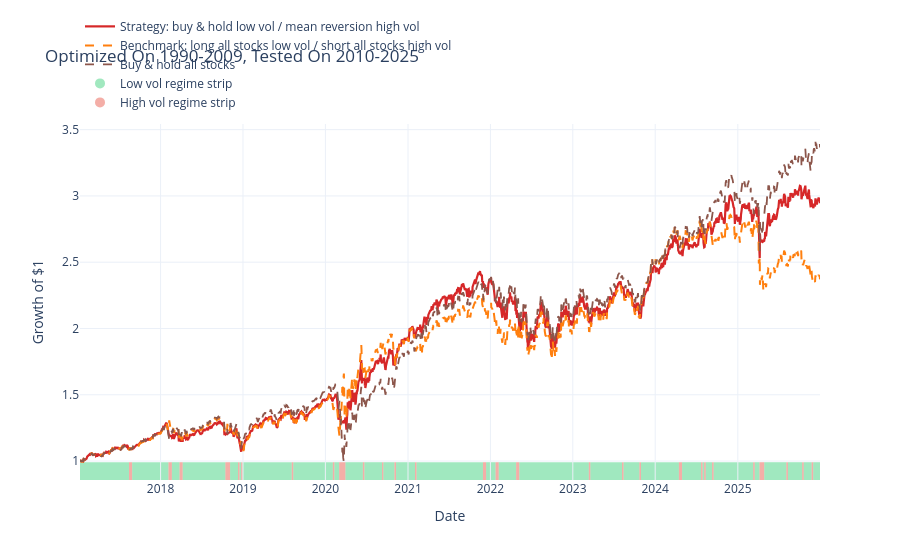
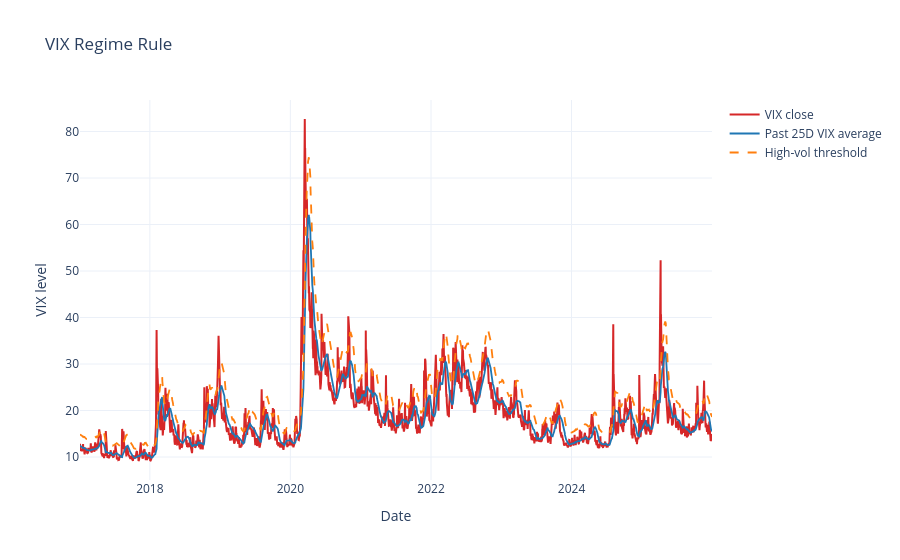
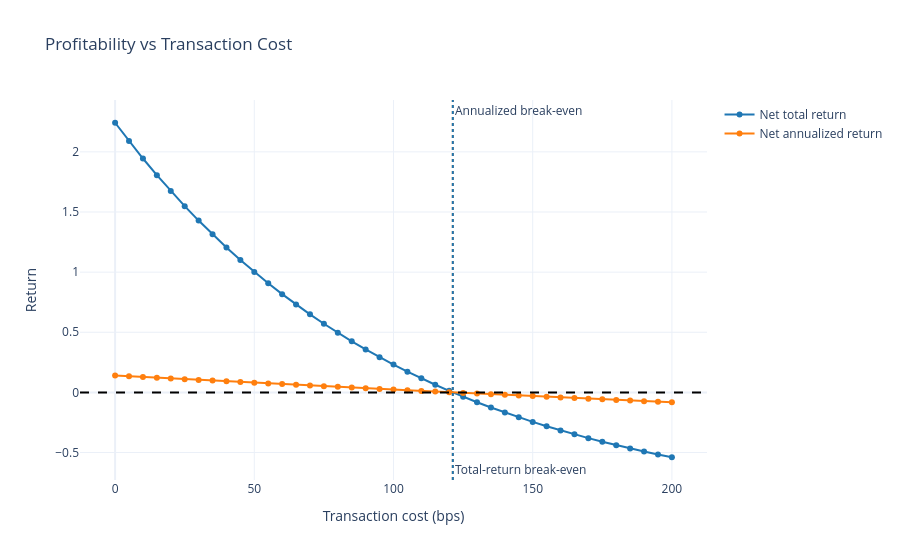

The code cell stored with these charts, in order, in its notebook:
### Code cell
all_stocks_strategy = result["backtest"]["Cum_Net_Strategy"].dropna()
all_stocks_long_short_benchmark = result["all_stocks_long_short_benchmark_backtest"]["Cum_Net_Strategy"].dropna()
buy_hold_all_stocks = result["backtest"]["Cum_Buy_Hold_All_Stocks"].dropna()
regime_series = result["backtest"]["Live_Regime"].dropna()

performance_fig = go.Figure()
performance_fig.add_trace(go.Scatter(x=all_stocks_strategy.index, y=all_stocks_strategy, mode="lines", name="Strategy: buy & hold low vol / mean reversion high vol", line=dict(color="#d62728", width=2.2)))
performance_fig.add_trace(go.Scatter(x=all_stocks_long_short_benchmark.index, y=all_stocks_long_short_benchmark, mode="lines", name="Benchmark: long all stocks low vol / short all stocks high vol", line=dict(color="#ff7f0e", width=2.0, dash="dash")))
performance_fig.add_trace(go.Scatter(x=buy_hold_all_stocks.index, y=buy_hold_all_stocks, mode="lines", name="Buy & hold all stocks", line=dict(color="#8c564b", width=1.8, dash="dash")))
performance_fig.add_trace(go.Scatter(x=[None], y=[None], mode="markers", marker=dict(size=10, color="rgba(46, 204, 113, 0.45)"), name="Low vol regime strip"))
performance_fig.add_trace(go.Scatter(x=[None], y=[None], mode="markers", marker=dict(size=10, color="rgba(231, 76, 60, 0.45)"), name="High vol regime strip"))

def add_regime_strip(figure, regimes):
    if regimes.empty:
        return
    interval_start = regimes.index[0]
    current_regime = regimes.iloc[0]
    for timestamp, regime in regimes.iloc[1:].items():
        if regime != current_regime:
            figure.add_shape(
                type="rect",
                x0=interval_start,
                x1=timestamp,
                xref="x",
                fillcolor="rgba(46, 204, 113, 0.45)" if current_regime == "low_vol" else "rgba(231, 76, 60, 0.45)",
                line_width=0,
                layer="below",
                y0=0.0,
                y1=0.05,
                yref="paper",
            )
            interval_start = timestamp
            current_regime = regime
    figure.add_shape(
        type="rect",
        x0=interval_start,
        x1=regimes.index[-1],
        xref="x",
        fillcolor="rgba(46, 204, 113, 0.45)" if current_regime == "low_vol" else "rgba(231, 76, 60, 0.45)",
        line_width=0,
        layer="below",
        y0=0.0,
        y1=0.05,
        yref="paper",
    )

add_regime_strip(performance_fig, regime_series)
performance_fig.update_layout(
    title="Optimized On 1990-2009, Tested On 2010-2025",
    xaxis_title="Date",
    yaxis_title="Growth of $1",
    template="plotly_white",
    hovermode="x unified",
    legend=dict(orientation="h", yanchor="bottom", y=1.02, xanchor="left", x=0.0),
)
performance_fig.show()

vix_plot = result["regime_decisions"][["VIX_Close", "VIX_Past_25D_Average", "VIX_High_Vol_Threshold"]].dropna()
vix_fig = go.Figure()
vix_fig.add_trace(go.Scatter(
    x=vix_plot.index,
    y=vix_plot["VIX_Close"],
    mode="lines",
    name="VIX close",
    line=dict(color="#d62728", width=2),
))
vix_fig.add_trace(go.Scatter(
    x=vix_plot.index,
    y=vix_plot["VIX_Past_25D_Average"],
    mode="lines",
    name="Past 25D VIX average",
    line=dict(color="#1f77b4", width=1.8),
))
vix_fig.add_trace(go.Scatter(
    x=vix_plot.index,
    y=vix_plot["VIX_High_Vol_Threshold"],
    mode="lines",
    name="High-vol threshold",
    line=dict(color="#ff7f0e", width=1.8, dash="dash"),
))
vix_fig.update_layout(
    title="VIX Regime Rule",
    xaxis_title="Date",
    yaxis_title="VIX level",
    template="plotly_white",
    hovermode="x unified",
)
vix_fig.show()

cost_sweep = result["transaction_cost_sweep"].copy()
cost_fig = go.Figure()
cost_fig.add_trace(go.Scatter(x=cost_sweep["Transaction_Cost_Bps"], y=cost_sweep["Net_Total_Return"], mode="lines+markers", name="Net total return", line=dict(color="#1f77b4", width=2)))
cost_fig.add_trace(go.Scatter(x=cost_sweep["Transaction_Cost_Bps"], y=cost_sweep["Net_Annualized_Return"], mode="lines+markers", name="Net annualized return", line=dict(color="#ff7f0e", width=2)))
cost_fig.add_hline(y=0.0, line_dash="dash", line_color="black")

annualized_break_even = result["break_even_costs"].get("Break_Even_Cost_Bps_Annualized_Return")
if pd.notna(annualized_break_even):
    cost_fig.add_vline(x=float(annualized_break_even), line_dash="dot", line_color="#ff7f0e", annotation_text="Annualized break-even", annotation_position="top right")

total_return_break_even = result["break_even_costs"].get("Break_Even_Cost_Bps_Total_Return")
if pd.notna(total_return_break_even):
    cost_fig.add_vline(x=float(total_return_break_even), line_dash="dot", line_color="#1f77b4", annotation_text="Total-return break-even", annotation_position="bottom right")

cost_fig.update_layout(
    title="Profitability vs Transaction Cost",
    xaxis_title="Transaction cost (bps)",
    yaxis_title="Return",
    template="plotly_white",
    hovermode="x unified",
)
cost_fig.show()

### Figure 1 — Plotly figure (JSON) as saved in the notebook; plotly's stock layout.template omitted (floating-point values rounded to 4 significant figures; data arrays with more than 128 entries replaced by an {"elided": "..."} marker saying what was removed)
{"data": [{"line": {"color": "#d62728", "width": 2.2}, "mode": "lines", "name": "Strategy: buy & hold low vol / mean reversion high vol", "type": "scatter", "x": {"elided": "2258 str values"}, "y": {"elided": "2258 float values"}}, {"line": {"color": "#ff7f0e", "dash": "dash", "width": 2}, "mode": "lines", "name": "Benchmark: long all stocks low vol / short all stocks high vol", "type": "scatter", "x": {"elided": "2258 str values"}, "y": {"elided": "2258 float values"}}, {"line": {"color": "#8c564b", "dash": "dash", "width": 1.8}, "mode": "lines", "name": "Buy & hold all stocks", "type": "scatter", "x": {"elided": "2258 str values"}, "y": {"elided": "2258 float values"}}, {"marker": {"color": "rgba(46, 204, 113, 0.45)", "size": 10}, "mode": "markers", "name": "Low vol regime strip", "type": "scatter", "x": [null], "y": [null]}, {"marker": {"color": "rgba(231, 76, 60, 0.45)", "size": 10}, "mode": "markers", "name": "High vol regime strip", "type": "scatter", "x": [null], "y": [null]}], "layout": {"hovermode": "x unified", "legend": {"orientation": "h", "x": 0, "xanchor": "left", "y": 1.02, "yanchor": "bottom"}, "shapes": [{"fillcolor": "rgba(46, 204, 113, 0.45)", "layer": "below", "line": {"width": 0}, "type": "rect", "x0": "2017-01-09T00:00:00", "x1": "2017-08-14T00:00:00", "xref": "x", "y0": 0, "y1": 0.05, "yref": "paper"}, {"fillcolor": "rgba(231, 76, 60, 0.45)", "layer": "below", "line": {"width": 0}, "type": "rect", "x0": "2017-08-14T00:00:00", "x1": "2017-08-28T00:00:00", "xref": "x", "y0": 0, "y1": 0.05, "yref": "paper"}, {"fillcolor": "rgba(46, 204, 113, 0.45)", "layer": "below", "line": {"width": 0}, "type": "rect", "x0": "2017-08-28T00:00:00", "x1": "2018-02-05T00:00:00", "xref": "x", "y0": 0, "y1": 0.05, "yref": "paper"}, {"fillcolor": "rgba(231, 76, 60, 0.45)", "layer": "below", "line": {"width": 0}, "type": "rect", "x0": "2018-02-05T00:00:00", "x1": "2018-02-20T00:00:00", "xref": "x", "y0": 0, "y1": 0.05, "yref": "paper"}, {"fillcolor": "rgba(46, 204, 113, 0.45)", "layer": "below", "line": {"width": 0}, "type": "rect", "x0": "2018-02-20T00:00:00", "x1": "2018-03-26T00:00:00", "xref": "x", "y0": 0, "y1": 0.05, "yref": "paper"}, {"fillcolor": "rgba(231, 76, 60, 0.45)", "layer": "below", "line": {"width": 0}, "type": "rect", "x0": "2018-03-26T00:00:00", "x1": "2018-04-09T00:00:00", "xref": "x", "y0": 0, "y1": 0.05, "yref": "paper"}, {"fillcolor": "rgba(46, 204, 113, 0.45)", "layer": "below", "line": {"width": 0}, "type": "rect", "x0": "2018-04-09T00:00:00", "x1": "2018-10-15T00:00:00", "xref": "x", "y0": 0, "y1": 0.05, "yref": "paper"}, {"fillcolor": "rgba(231, 76, 60, 0.45)", "layer": "below", "line": {"width": 0}, "type": "rect", "x0": "2018-10-15T00:00:00", "x1": "2018-11-05T00:00:00", "xref": "x", "y0": 0, "y1": 0.05, "yref": "paper"}, {"fillcolor": "rgba(46, 204, 113, 0.45)", "layer": "below", "line": {"width": 0}, "type": "rect", "x0": "2018-11-05T00:00:00", "x1": "2018-12-10T00:00:00", "xref": "x", "y0": 0, "y1": 0.05, "yref": "paper"}, {"fillcolor": "rgba(231, 76, 60, 0.45)", "layer": "below", "line": {"width": 0}, "type": "rect", "x0": "2018-12-10T00:00:00", "x1": "2018-12-17T00:00:00", "xref": "x", "y0": 0, "y1": 0.05, "yref": "paper"}, {"fillcolor": "rgba(46, 204, 113, 0.45)", "layer": "below", "line": {"width": 0}, "type": "rect", "x0": "2018-12-17T00:00:00", "x1": "2018-12-24T00:00:00", "xref": "x", "y0": 0, "y1": 0.05, "yref": "paper"}, {"fillcolor": "rgba(231, 76, 60, 0.45)", "layer": "below", "line": {"width": 0}, "type": "rect", "x0": "2018-12-24T00:00:00", "x1": "2018-12-31T00:00:00", "xref": "x", "y0": 0, "y1": 0.05, "yref": "paper"}, {"fillcolor": "rgba(46, 204, 113, 0.45)", "layer": "below", "line": {"width": 0}, "type": "rect", "x0": "2018-12-31T00:00:00", "x1": "2019-08-05T00:00:00", "xref": "x", "y0": 0, "y1": 0.05, "yref": "paper"}, {"fillcolor": "rgba(231, 76, 60, 0.45)", "layer": "below", "line": {"width": 0}, "type": "rect", "x0": "2019-08-05T00:00:00", "x1": "2019-08-12T00:00:00", "xref": "x", "y0": 0, "y1": 0.05, "yref": "paper"}, {"fillcolor": "rgba(46, 204, 113, 0.45)", "layer": "below", "line": {"width": 0}, "type": "rect", "x0": "2019-08-12T00:00:00", "x1": "2020-02-03T00:00:00", "xref": "x", "y0": 0, "y1": 0.05, "yref": "paper"}, {"fillcolor": "rgba(231, 76, 60, 0.45)", "layer": "below", "line": {"width": 0}, "type": "rect", "x0": "2020-02-03T00:00:00", "x1": "2020-02-10T00:00:00", "xref": "x", "y0": 0, "y1": 0.05, "yref": "paper"}, {"fillcolor": "rgba(46, 204, 113, 0.45)", "layer": "below", "line": {"width": 0}, "type": "rect", "x0": "2020-02-10T00:00:00", "x1": "2020-03-02T00:00:00", "xref": "x", "y0": 0, "y1": 0.05, "yref": "paper"}, {"fillcolor": "rgba(231, 76, 60, 0.45)", "layer": "below", "line": {"width": 0}, "type": "rect", "x0": "2020-03-02T00:00:00", "x1": "2020-03-30T00:00:00", "xref": "x", "y0": 0, "y1": 0.05, "yref": "paper"}, {"fillcolor": "rgba(46, 204, 113, 0.45)", "layer": "below", "line": {"width": 0}, "type": "rect", "x0": "2020-03-30T00:00:00", "x1": "2020-06-15T00:00:00", "xref": "x", "y0": 0, "y1": 0.05, "yref": "paper"}, {"fillcolor": "rgba(231, 76, 60, 0.45)", "layer": "below", "line": {"width": 0}, "type": "rect", "x0": "2020-06-15T00:00:00", "x1": "2020-06-22T00:00:00", "xref": "x", "y0": 0, "y1": 0.05, "yref": "paper"}, {"fillcolor": "rgba(46, 204, 113, 0.45)", "layer": "below", "line": {"width": 0}, "type": "rect", "x0": "2020-06-22T00:00:00", "x1": "2020-09-08T00:00:00", "xref": "x", "y0": 0, "y1": 0.05, "yref": "paper"}, {"fillcolor": "rgba(231, 76, 60, 0.45)", "layer": "below", "line": {"width": 0}, "type": "rect", "x0": "2020-09-08T00:00:00", "x1": "2020-09-14T00:00:00", "xref": "x", "y0": 0, "y1": 0.05, "yref": "paper"}, {"fillcolor": "rgba(46, 204, 113, 0.45)", "layer": "below", "line": {"width": 0}, "type": "rect", "x0": "2020-09-14T00:00:00", "x1": "2020-11-02T00:00:00", "xref": "x", "y0": 0, "y1": 0.05, "yref": "paper"}, {"fillcolor": "rgba(231, 76, 60, 0.45)", "layer": "below", "line": {"width": 0}, "type": "rect", "x0": "2020-11-02T00:00:00", "x1": "2020-11-09T00:00:00", "xref": "x", "y0": 0, "y1": 0.05, "yref": "paper"}, {"fillcolor": "rgba(46, 204, 113, 0.45)", "layer": "below", "line": {"width": 0}, "type": "rect", "x0": "2020-11-09T00:00:00", "x1": "2021-02-01T00:00:00", "xref": "x", "y0": 0, "y1": 0.05, "yref": "paper"}, {"fillcolor": "rgba(231, 76, 60, 0.45)", "layer": "below", "line": {"width": 0}, "type": "rect", "x0": "2021-02-01T00:00:00", "x1": "2021-02-08T00:00:00", "xref": "x", "y0": 0, "y1": 0.05, "yref": "paper"}, {"fillcolor": "rgba(46, 204, 113, 0.45)", "layer": "below", "line": {"width": 0}, "type": "rect", "x0": "2021-02-08T00:00:00", "x1": "2021-11-29T00:00:00", "xref": "x", "y0": 0, "y1": 0.05, "yref": "paper"}, {"fillcolor": "rgba(231, 76, 60, 0.45)", "layer": "below", "line": {"width": 0}, "type": "rect", "x0": "2021-11-29T00:00:00", "x1": "2021-12-13T00:00:00", "xref": "x", "y0": 0, "y1": 0.05, "yref": "paper"}, {"fillcolor": "rgba(46, 204, 113, 0.45)", "layer": "below", "line": {"width": 0}, "type": "rect", "x0": "2021-12-13T00:00:00", "x1": "2022-01-24T00:00:00", "xref": "x", "y0": 0, "y1": 0.05, "yref": "paper"}, {"fillcolor": "rgba(231, 76, 60, 0.45)", "layer": "below", "line": {"width": 0}, "type": "rect", "x0": "2022-01-24T00:00:00", "x1": "2022-02-07T00:00:00", "xref": "x", "y0": 0, "y1": 0.05, "yref": "paper"}, {"fillcolor": "rgba(46, 204, 113, 0.45)", "layer": "below", "line": {"width": 0}, "type": "rect", "x0": "2022-02-07T00:00:00", "x1": "2022-04-25T00:00:00", "xref": "x", "y0": 0, "y1": 0.05, "yref": "paper"}, {"fillcolor": "rgba(231, 76, 60, 0.45)", "layer": "below", "line": {"width": 0}, "type": "rect", "x0": "2022-04-25T00:00:00", "x1": "2022-05-09T00:00:00", "xref": "x", "y0": 0, "y1": 0.05, "yref": "paper"}, {"fillcolor": "rgba(46, 204, 113, 0.45)", "layer": "below", "line": {"width": 0}, "type": "rect", "x0": "2022-05-09T00:00:00", "x1": "2023-03-13T00:00:00", "xref": "x", "y0": 0, "y1": 0.05, "yref": "paper"}, {"fillcolor": "rgba(231, 76, 60, 0.45)", "layer": "below", "line": {"width": 0}, "type": "rect", "x0": "2023-03-13T00:00:00", "x1": "2023-03-20T00:00:00", "xref": "x", "y0": 0, "y1": 0.05, "yref": "paper"}, {"fillcolor": "rgba(46, 204, 113, 0.45)", "layer": "below", "line": {"width": 0}, "type": "rect", "x0": "2023-03-20T00:00:00", "x1": "2023-08-07T00:00:00", "xref": "x", "y0": 0, "y1": 0.05, "yref": "paper"}, {"fillcolor": "rgba(231, 76, 60, 0.45)", "layer": "below", "line": {"width": 0}, "type": "rect", "x0": "2023-08-07T00:00:00", "x1": "2023-08-14T00:00:00", "xref": "x", "y0": 0, "y1": 0.05, "yref": "paper"}, {"fillcolor": "rgba(46, 204, 113, 0.45)", "layer": "below", "line": {"width": 0}, "type": "rect", "x0": "2023-08-14T00:00:00", "x1": "2023-10-23T00:00:00", "xref": "x", "y0": 0, "y1": 0.05, "yref": "paper"}, {"fillcolor": "rgba(231, 76, 60, 0.45)", "layer": "below", "line": {"width": 0}, "type": "rect", "x0": "2023-10-23T00:00:00", "x1": "2023-10-30T00:00:00", "xref": "x", "y0": 0, "y1": 0.05, "yref": "paper"}, {"fillcolor": "rgba(46, 204, 113, 0.45)", "layer": "below", "line": {"width": 0}, "type": "rect", "x0": "2023-10-30T00:00:00", "x1": "2024-04-15T00:00:00", "xref": "x", "y0": 0, "y1": 0.05, "yref": "paper"}, {"fillcolor": "rgba(231, 76, 60, 0.45)", "layer": "below", "line": {"width": 0}, "type": "rect", "x0": "2024-04-15T00:00:00", "x1": "2024-04-29T00:00:00", "xref": "x", "y0": 0, "y1": 0.05, "yref": "paper"}, {"fillcolor": "rgba(46, 204, 113, 0.45)", "layer": "below", "line": {"width": 0}, "type": "rect", "x0": "2024-04-29T00:00:00", "x1": "2024-07-22T00:00:00", "xref": "x", "y0": 0, "y1": 0.05, "yref": "paper"}, {"fillcolor": "rgba(231, 76, 60, 0.45)", "layer": "below", "line": {"width": 0}, "type": "rect", "x0": "2024-07-22T00:00:00", "x1": "2024-07-29T00:00:00", "xref": "x", "y0": 0, "y1": 0.05, "yref": "paper"}, {"fillcolor": "rgba(46, 204, 113, 0.45)", "layer": "below", "line": {"width": 0}, "type": "rect", "x0": "2024-07-29T00:00:00", "x1": "2024-08-05T00:00:00", "xref": "x", "y0": 0, "y1": 0.05, "yref": "paper"}, {"fillcolor": "rgba(231, 76, 60, 0.45)", "layer": "below", "line": {"width": 0}, "type": "rect", "x0": "2024-08-05T00:00:00", "x1": "2024-08-12T00:00:00", "xref": "x", "y0": 0, "y1": 0.05, "yref": "paper"}, {"fillcolor": "rgba(46, 204, 113, 0.45)", "layer": "below", "line": {"width": 0}, "type": "rect", "x0": "2024-08-12T00:00:00", "x1": "2024-09-09T00:00:00", "xref": "x", "y0": 0, "y1": 0.05, "yref": "paper"}, {"fillcolor": "rgba(231, 76, 60, 0.45)", "layer": "below", "line": {"width": 0}, "type": "rect", "x0": "2024-09-09T00:00:00", "x1": "2024-09-16T00:00:00", "xref": "x", "y0": 0, "y1": 0.05, "yref": "paper"}, {"fillcolor": "rgba(46, 204, 113, 0.45)", "layer": "below", "line": {"width": 0}, "type": "rect", "x0": "2024-09-16T00:00:00", "x1": "2025-03-10T00:00:00", "xref": "x", "y0": 0, "y1": 0.05, "yref": "paper"}, {"fillcolor": "rgba(231, 76, 60, 0.45)", "layer": "below", "line": {"width": 0}, "type": "rect", "x0": "2025-03-10T00:00:00", "x1": "2025-03-17T00:00:00", "xref": "x", "y0": 0, "y1": 0.05, "yref": "paper"}, {"fillcolor": "rgba(46, 204, 113, 0.45)", "layer": "below", "line": {"width": 0}, "type": "rect", "x0": "2025-03-17T00:00:00", "x1": "2025-04-07T00:00:00", "xref": "x", "y0": 0, "y1": 0.05, "yref": "paper"}, {"fillcolor": "rgba(231, 76, 60, 0.45)", "layer": "below", "line": {"width": 0}, "type": "rect", "x0": "2025-04-07T00:00:00", "x1": "2025-04-28T00:00:00", "xref": "x", "y0": 0, "y1": 0.05, "yref": "paper"}, {"fillcolor": "rgba(46, 204, 113, 0.45)", "layer": "below", "line": {"width": 0}, "type": "rect", "x0": "2025-04-28T00:00:00", "x1": "2025-08-04T00:00:00", "xref": "x", "y0": 0, "y1": 0.05, "yref": "paper"}, {"fillcolor": "rgba(231, 76, 60, 0.45)", "layer": "below", "line": {"width": 0}, "type": "rect", "x0": "2025-08-04T00:00:00", "x1": "2025-08-11T00:00:00", "xref": "x", "y0": 0, "y1": 0.05, "yref": "paper"}, {"fillcolor": "rgba(46, 204, 113, 0.45)", "layer": "below", "line": {"width": 0}, "type": "rect", "x0": "2025-08-11T00:00:00", "x1": "2025-10-13T00:00:00", "xref": "x", "y0": 0, "y1": 0.05, "yref": "paper"}, {"fillcolor": "rgba(231, 76, 60, 0.45)", "layer": "below", "line": {"width": 0}, "type": "rect", "x0": "2025-10-13T00:00:00", "x1": "2025-10-20T00:00:00", "xref": "x", "y0": 0, "y1": 0.05, "yref": "paper"}, {"fillcolor": "rgba(46, 204, 113, 0.45)", "layer": "below", "line": {"width": 0}, "type": "rect", "x0": "2025-10-20T00:00:00", "x1": "2025-11-24T00:00:00", "xref": "x", "y0": 0, "y1": 0.05, "yref": "paper"}, {"fillcolor": "rgba(231, 76, 60, 0.45)", "layer": "below", "line": {"width": 0}, "type": "rect", "x0": "2025-11-24T00:00:00", "x1": "2025-12-01T00:00:00", "xref": "x", "y0": 0, "y1": 0.05, "yref": "paper"}, {"fillcolor": "rgba(46, 204, 113, 0.45)", "layer": "below", "line": {"width": 0}, "type": "rect", "x0": "2025-12-01T00:00:00", "x1": "2025-12-31T00:00:00", "xref": "x", "y0": 0, "y1": 0.05, "yref": "paper"}], "title": {"text": "Optimized On 1990-2009, Tested On 2010-2025"}, "xaxis": {"title": {"text": "Date"}}, "yaxis": {"title": {"text": "Growth of $1"}}}}

### Figure 2 — Plotly figure (JSON) as saved in the notebook; plotly's stock layout.template omitted (floating-point values rounded to 4 significant figures; data arrays with more than 128 entries replaced by an {"elided": "..."} marker saying what was removed)
{"data": [{"line": {"color": "#d62728", "width": 2}, "mode": "lines", "name": "VIX close", "type": "scatter", "x": {"elided": "2262 str values"}, "y": {"elided": "2262 float values"}}, {"line": {"color": "#1f77b4", "width": 1.8}, "mode": "lines", "name": "Past 25D VIX average", "type": "scatter", "x": {"elided": "2262 str values"}, "y": {"elided": "2262 float values"}}, {"line": {"color": "#ff7f0e", "dash": "dash", "width": 1.8}, "mode": "lines", "name": "High-vol threshold", "type": "scatter", "x": {"elided": "2262 str values"}, "y": {"elided": "2262 float values"}}], "layout": {"hovermode": "x unified", "title": {"text": "VIX Regime Rule"}, "xaxis": {"title": {"text": "Date"}}, "yaxis": {"title": {"text": "VIX level"}}}}

### Figure 3 — Plotly figure (JSON) as saved in the notebook; plotly's stock layout.template omitted (floating-point values rounded to 4 significant figures)
{"data": [{"line": {"color": "#1f77b4", "width": 2}, "mode": "lines+markers", "name": "Net total return", "type": "scatter", "x": [0, 5, 10, 15, 20, 25, 30, 35, 40, 45, 50, 55, 60, 65, 70, 75, 80, 85, 90, 95, 100, 105, 110, 115, 120, 125, 130, 135, 140, 145, 150, 155, 160, 165, 170, 175, 180, 185, 190, 195, 200], "y": [2.242, 2.09, 1.945, 1.806, 1.674, 1.549, 1.429, 1.314, 1.205, 1.101, 1.002, 0.907, 0.8168, 0.7308, 0.6488, 0.5707, 0.4962, 0.4251, 0.3574, 0.2929, 0.2314, 0.1727, 0.1169, 0.0636, 0.01284, -0.03553, -0.08162, -0.1255, -0.1674, -0.2073, -0.2453, -0.2815, -0.316, -0.3488, -0.3801, -0.41, -0.4384, -0.4654, -0.4912, -0.5158, -0.5391]}, {"line": {"color": "#ff7f0e", "width": 2}, "mode": "lines+markers", "name": "Net annualized return", "type": "scatter", "x": [0, 5, 10, 15, 20, 25, 30, 35, 40, 45, 50, 55, 60, 65, 70, 75, 80, 85, 90, 95, 100, 105, 110, 115, 120, 125, 130, 135, 140, 145, 150, 155, 160, 165, 170, 175, 180, 185, 190, 195, 200], "y": [0.1403, 0.1342, 0.1281, 0.1221, 0.116, 0.1101, 0.1041, 0.09816, 0.09225, 0.08638, 0.08053, 0.0747, 0.06891, 0.06314, 0.0574, 0.05168, 0.04599, 0.04033, 0.03469, 0.02908, 0.0235, 0.01794, 0.01241, 0.006905, 0.001425, -0.004029, -0.009457, -0.01486, -0.02024, -0.02559, -0.03092, -0.03622, -0.0415, -0.04675, -0.05197, -0.05718, -0.06235, -0.06751, -0.07264, -0.07774, -0.08282]}], "layout": {"annotations": [{"showarrow": false, "text": "Annualized break-even", "x": 121.3, "xanchor": "left", "xref": "x", "y": 1, "yanchor": "top", "yref": "y domain"}, {"showarrow": false, "text": "Total-return break-even", "x": 121.3, "xanchor": "left", "xref": "x", "y": 0, "yanchor": "bottom", "yref": "y domain"}], "hovermode": "x unified", "shapes": [{"line": {"color": "black", "dash": "dash"}, "type": "line", "x0": 0, "x1": 1, "xref": "x domain", "y0": 0, "y1": 0, "yref": "y"}, {"line": {"color": "#ff7f0e", "dash": "dot"}, "type": "line", "x0": 121.3, "x1": 121.3, "xref": "x", "y0": 0, "y1": 1, "yref": "y domain"}, {"line": {"color": "#1f77b4", "dash": "dot"}, "type": "line", "x0": 121.3, "x1": 121.3, "xref": "x", "y0": 0, "y1": 1, "yref": "y domain"}], "title": {"text": "Profitability vs Transaction Cost"}, "xaxis": {"title": {"text": "Transaction cost (bps)"}}, "yaxis": {"title": {"text": "Return"}}}}
